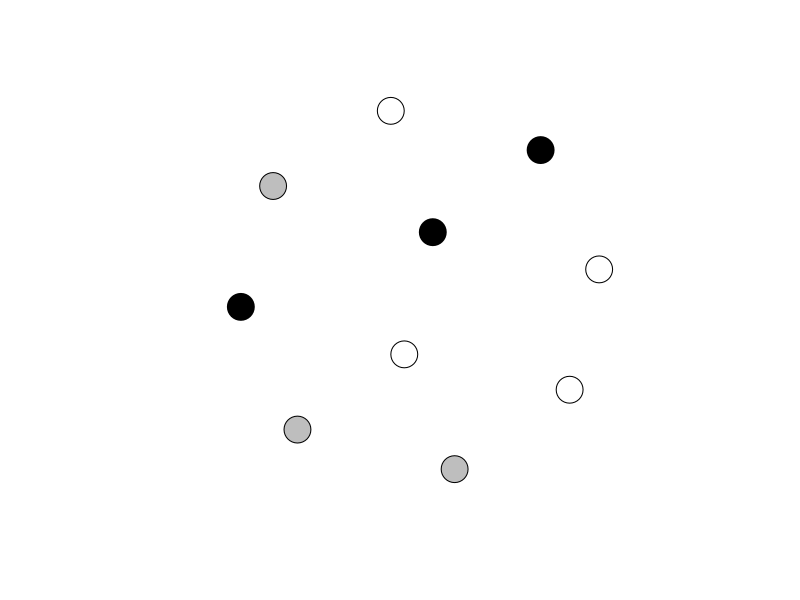
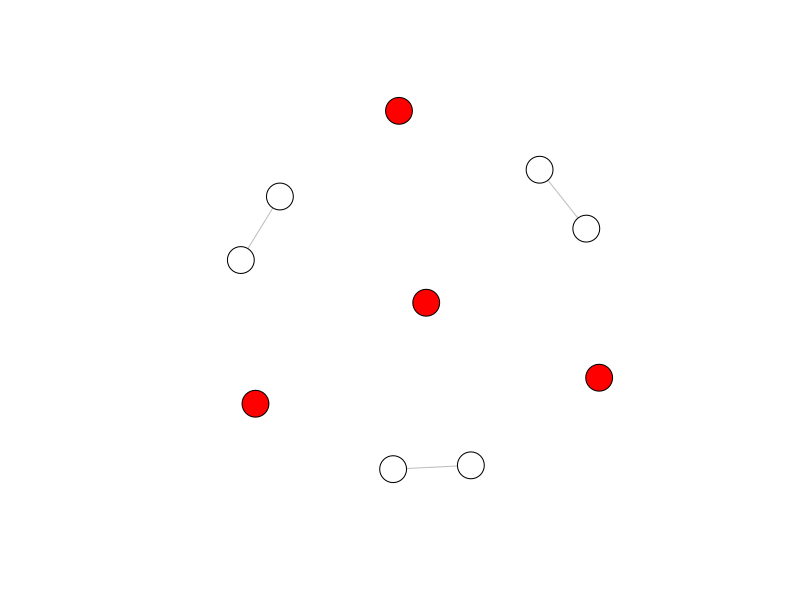
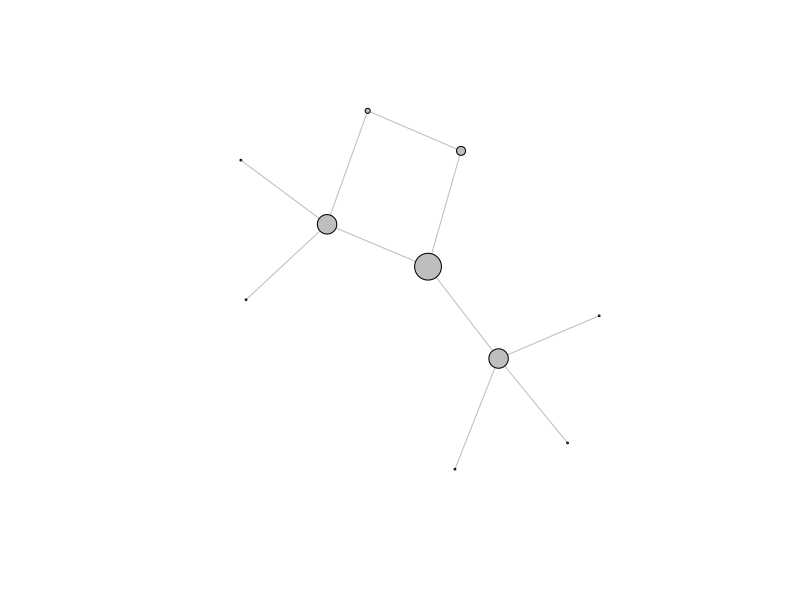
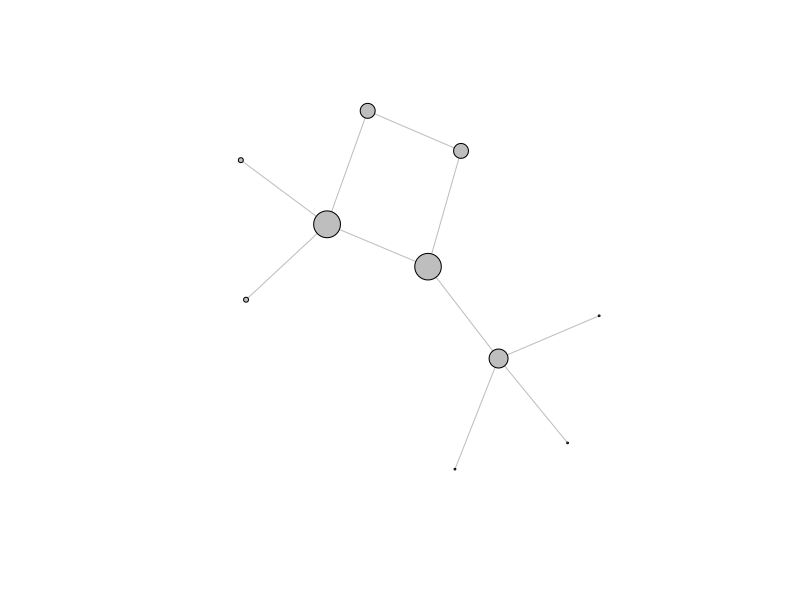
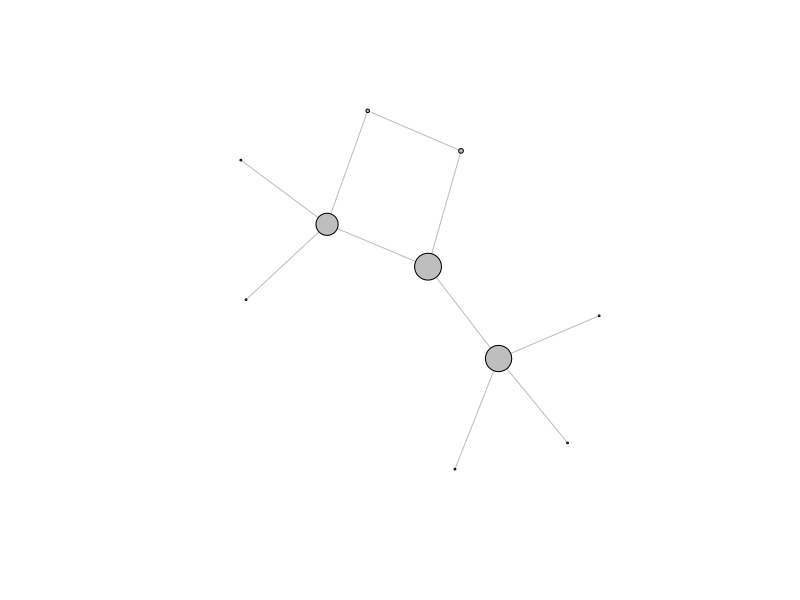
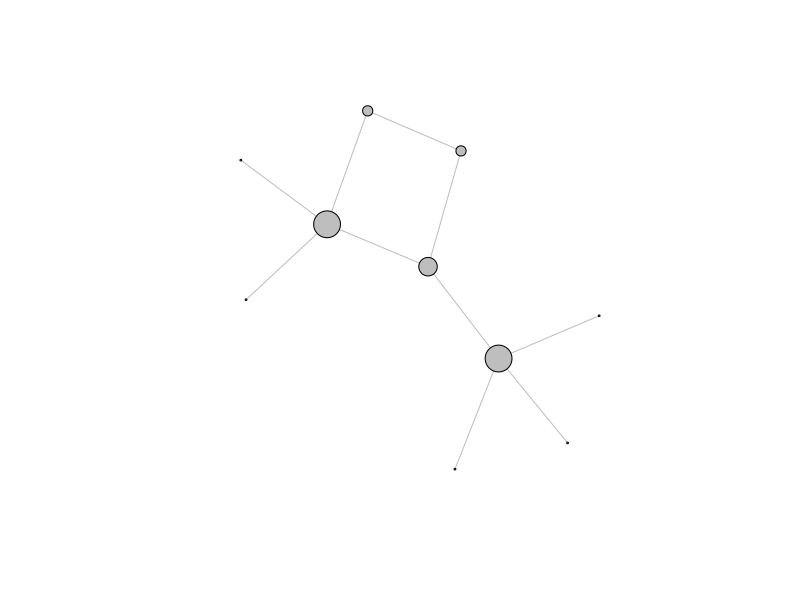
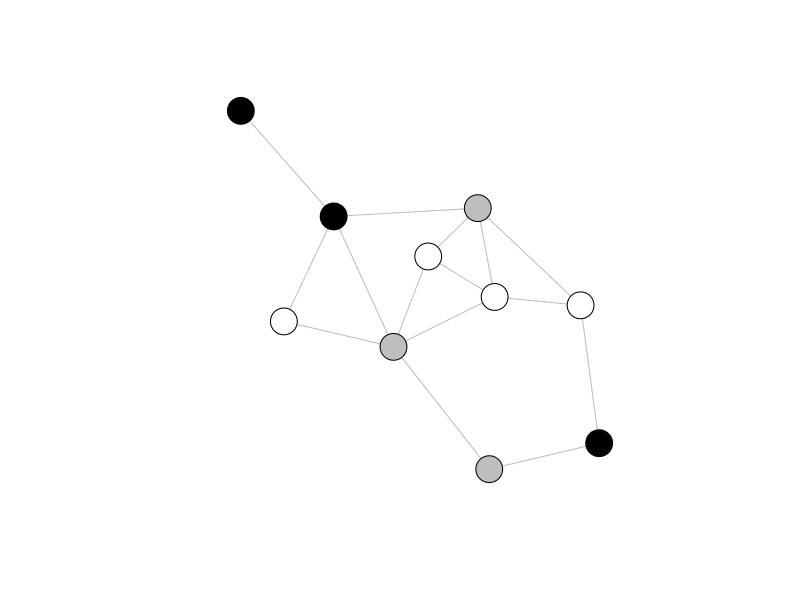
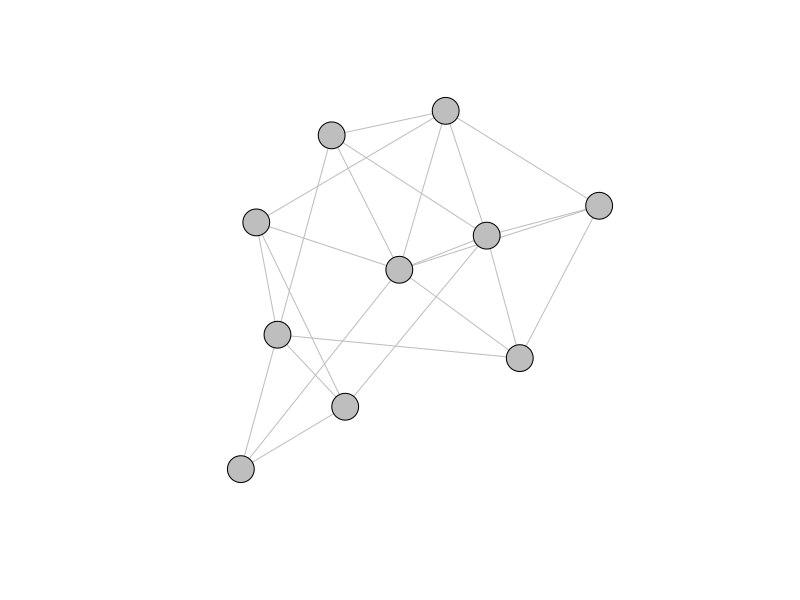

Write the R code that produced these figures, in order.
## ---- chunk 1
knitr::opts_chunk$set(echo = FALSE, fig.height = 3, fig.align = 'center')
library(igraph)
el <- data.frame(from = c("A", "A", "A", "B", "C", "C", "C", "G", "G", "G"),
                  to   = c("B", "C", "G", "D", "D", "E", "F", "H", "I", "J"))
g      <- graph.data.frame(el, directed = FALSE) %>%
  set_vertex_attr(name  = "degree",
                  value = degree(.)) %>%
  set_vertex_attr(name  = "betweenness",
                  value = betweenness(.)) %>%
  set_vertex_attr(name  = "closeness",
                  value = closeness(.)) %>%
  set_vertex_attr(name  = "eigenvector",
                  value = evcent(.)$vector)

coords <- layout_with_kk(g)
## ---- chunk 2
random.graph.game(n = 10, p.or.m = 0) %>%
  plot.igraph(
    vertex.border.color = "black",
    vertex.color = c(rep("black", 3),
                           rep("grey", 3),
                           rep("white", 4)),
    vertex.label = NA,
    edge.color = "grey"
  )
## ---- chunk 3
random.graph.game(n = 10, p.or.m = 0.075) %>%
  set_vertex_attr(name = "degree",
                  value = degree(.)) %>%
  plot.igraph(
    vertex.border.color = "black",
    vertex.color = ifelse(V(.)$degree > 0, "white", "red"),
    vertex.label = NA,
    edge.color = "grey"
  )
## ---- chunk 4
plot.igraph(g,
            vertex.border.color = "black",
            layout = coords,
            vertex.label = NA,
            edge.color = "grey",
            vertex.color = "grey",
            vertex.size = scales::rescale(get.vertex.attribute(g, name = "closeness"), to = c(1, 15)))
## ---- chunk 5
plot.igraph(g,
            vertex.border.color = "black",
            layout = coords,
            vertex.label = NA,
            edge.color = "grey",
            vertex.color = "grey",
            vertex.size = scales::rescale(get.vertex.attribute(g, name = "eigenvector"), to = c(1, 15)))
## ---- chunk 6
plot.igraph(g,
            vertex.border.color = "black",
            layout = coords,
            vertex.label = NA,
            edge.color = "grey",
            vertex.color = "grey",
            vertex.size = scales::rescale(get.vertex.attribute(g, name = "betweenness"), to = c(1, 15)))
## ---- chunk 7
plot.igraph(g,
            vertex.border.color = "black",
            layout = coords,
            vertex.label = NA,
            edge.color = "grey",
            vertex.color = "grey",
            vertex.size = scales::rescale(get.vertex.attribute(g, name = "degree"), to = c(1, 15)))
## ---- chunk 8
random.graph.game(n = 10, p.or.m = 0.3) %>%
  plot.igraph(
    vertex.border.color = "black",
    vertex.color = c(rep("black", 3),
                           rep("grey", 3),
                           rep("white", 4)),
    vertex.label = NA,
    edge.color = "grey"
  )
## ---- chunk 9
random.graph.game(n = 10, p.or.m = 0.5) %>%
  plot.igraph(
    vertex.border.color = "black",
    vertex.label = NA,
    edge.color = "grey",
    vertex.color = "grey"
  )
## ---- chunk 10
bipartite.random.game(n1 = 5, n2 = 10, p = 0.5) %>%
  plot.igraph(
    vertex.color = ifelse(
                    get.vertex.attribute(., "type") == TRUE,
                    "black",
                    "white"),
    vertex.shape = ifelse(
                    get.vertex.attribute(., "type") == TRUE,
                    "circle",
                    "square"),
    vertex.border.color = "black",
    layout = layout_as_bipartite,
    vertex.label = NA,
    edge.color = "grey"
  )
## ---- chunk 11
random.graph.game(n = 10, p.or.m = 0.5) %>%
  plot.igraph(
    vertex.border.color = "black",
    vertex.label.color = "black",
    vertex.label = NA,
    vertes.label.cex = 1,
    edge.color = c(rep("red", 5), rep("blue", 5)),
    vertex.color = "grey"
  )
## ---- chunk 12
par(mfrow=c(1,2), mar=c(5,1,1,1))
g <- make_star(5, mode = "in")
plot(g,
  vertex.border.color = "black",
  vertex.label = NA,
  vertex.color = "grey",
  edge.color = "grey",
  main = "Arcos"
)
plot(as.undirected(g),
  vertex.border.color = "black",
  vertex.label = NA,
  vertex.color = "grey",
  edge.color = "grey",
  main = "Bordes"
)
